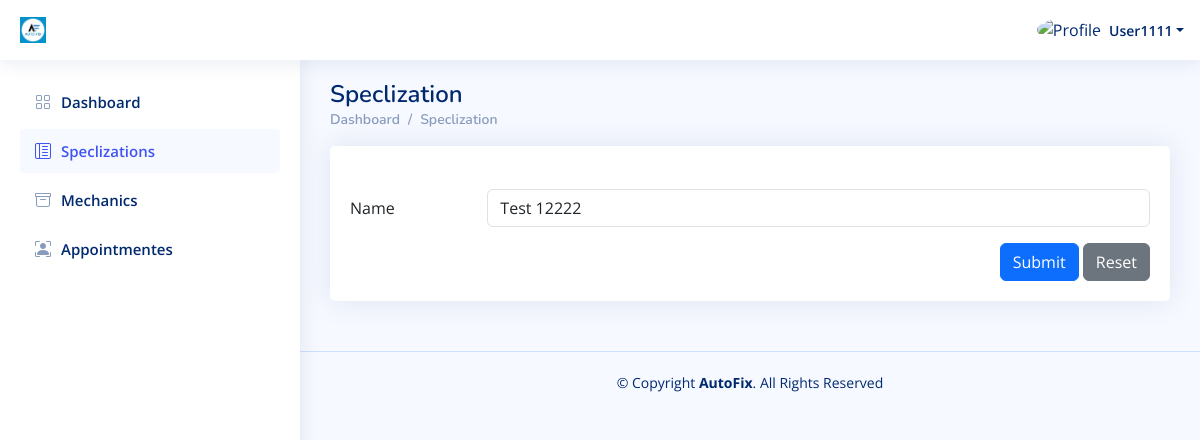
The page /Admin_Dashboard/Edit-Speclization.php?speclization_id=1 (signed in) on the database as committed earlier.
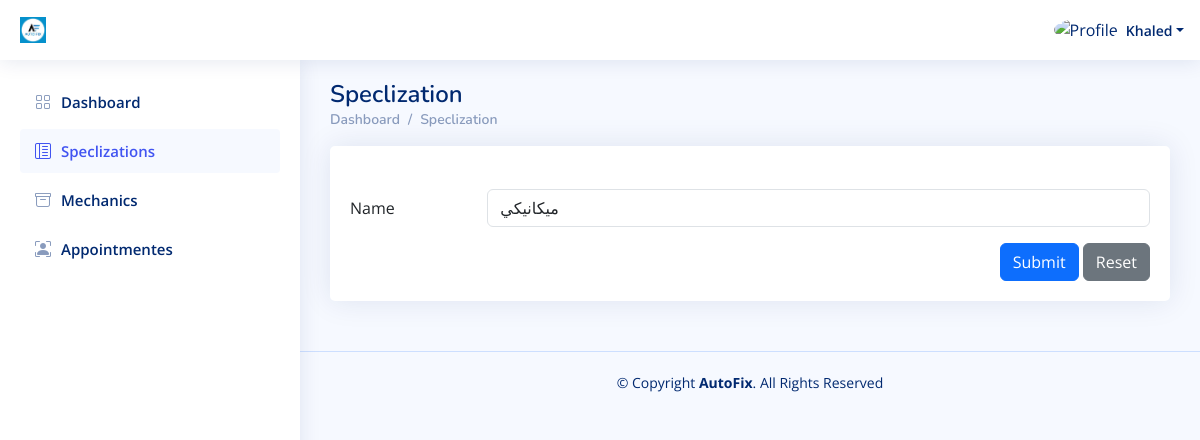
The same page on the database as committed later.
### tables this page shows
CREATE TABLE `users` (
  `id` int(11) NOT NULL,
  `specalization_id` int(11) DEFAULT NULL,
  `location_id` int(11) DEFAULT NULL,
  `type` varchar(191) NOT NULL,
  `name` varchar(191) NOT NULL,
  `email` varchar(191) NOT NULL,
  `phone` varchar(191) NOT NULL,
  `password` varchar(191) NOT NULL,
  `total_rate` double NOT NULL DEFAULT 0,
  `active` tinyint(1) NOT NULL DEFAULT 1,
  `created_at` datetime NOT NULL DEFAULT current_timestamp()
);

CREATE TABLE `specliazations` (
  `id` int(11) NOT NULL,
  `name` varchar(191) NOT NULL,
  `active` tinyint(1) NOT NULL DEFAULT 1,
  `created_at` datetime NOT NULL DEFAULT current_timestamp()
);

### Admin_Dashboard/Edit-Speclization.php (the view, shortened to what this page needs)
<?php
include "../Connect.php";
$A_ID = $_SESSION['A_Log'];
$speclization_id = $_GET['speclization_id'];
if (!$A_ID) {
    echo '<script language="JavaScript">
     document.location="./Adminlogin.php";
    </script>';
} else {
    $sql1 = mysqli_query($con, "select * from users where id='$A_ID'");
    $row1 = mysqli_fetch_array($sql1);
    $name = $row1['name'];
    $sql2 = mysqli_query($con, "select * from specliazations where id='$speclization_id'");
    $row2 = mysqli_fetch_array($sql2);
    $spec_name = $row2['name'];
}
?>
<!DOCTYPE html>
<html lang="en">
  <head>
    <link
      href="../assets/vendor/bootstrap/css/bootstrap.min.css"
      rel="stylesheet"
    />
    <link
      href="../assets/vendor/bootstrap-icons/bootstrap-icons.css"
      rel="stylesheet"
    />
    <link href="../assets/vendor/boxicons/css/boxicons.min.css" rel="stylesheet" />
    <link href="../assets/vendor/quill/quill.snow.css" rel="stylesheet" />
    <link href="../assets/vendor/quill/quill.bubble.css" rel="stylesheet" />
    <link href="../assets/vendor/remixicon/remixicon.css" rel="stylesheet" />
    <link href="../assets/vendor/simple-datatables/style.css" rel="stylesheet" />
    <link href="../assets/css/style.css" rel="stylesheet" />
  </head>
  <body>
    <header id="header" class="header fixed-top d-flex align-items-center">
      <div class="d-flex align-items-center justify-content-between">
        <a href="index.html" class="logo d-flex align-items-center">
          <img src="../assets/img/logo.jpeg" alt="" />
        </a>
      </div>
      <nav class="header-nav ms-auto">
        <ul class="d-flex align-items-center">
          <li class="nav-item dropdown pe-3">
            <a
              class="nav-link nav-profile d-flex align-items-center pe-0"
              href="#"
              data-bs-toggle="dropdown"
            >
              <img
                src="https://www.computerhope.com/jargon/g/guest-user.png"
                alt="Profile"
                class="rounded-circle"
              />
              <span class="d-none d-md-block dropdown-toggle ps-2"><?php echo $name ?></span> </a
            >
          </li>
        </ul>
      </nav>
    </header>
    <?php require './Aside-Nav/Aside.php'?>
    <main id="main" class="main">
      <div class="pagetitle">
        <h1>Speclization</h1>
        <nav>
          <ol class="breadcrumb">
            <li class="breadcrumb-item"><a href="index.html">Dashboard</a></li>
            <li class="breadcrumb-item">Speclization</li>
          </ol>
        </nav>
      </div>
      <section class="section">
        <div class="row">
          <div class="col-lg-12">
            <div class="card">
              <div class="card-body">
                <h5 class="card-title"></h5>
                <form method="POST" action="./Edit-Speclization.php?speclization_id=<?php echo $speclization_id ?>" enctype="multipart/form-data">
                  <div class="row mb-3">
                    <label for="inputEmail3" class="col-sm-2 col-form-label"
                      >Name</label
                    >
                    <div class="col-sm-10">
                      <input type="text" name="name" value="<?php echo $spec_name ?>" class="form-control" id="inputText" />
                    </div>
                  </div>
                  <div class="text-end">
                    <button type="submit" name="Submit" class="btn btn-primary">
                      Submit
                    </button>
                    <button type="reset" class="btn btn-secondary">
                      Reset
                    </button>
                  </div>
                </form>
              </div>
            </div>
          </div>
        </div>
      </section>
    </main>
    <footer id="footer" class="footer">
      <div class="copyright">
        &copy; Copyright <strong><span>AutoFix</span></strong
        >. All Rights Reserved
      </div>
    </footer>
  </body>
</html>

Rows that differ between the two databases and show on the page:
changed users: name "User1111" → "Khaled"
changed specliazations: name "Test 12222" → "ميكانيكي"
